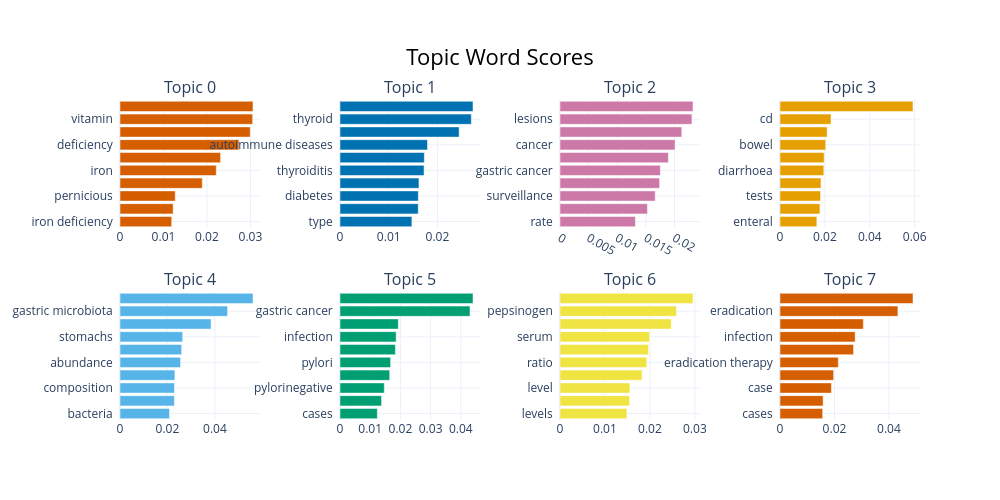

Source (notebook cell):
### Code cell
# Visualise the topics and inspect representative passages
inspect_bertopic(
    passage_model,
    passage_n_topics,
    model_name="Passage"
)

### Figure 1 — Plotly figure (JSON) as saved in the notebook; plotly's stock layout.template omitted (floating-point values rounded to 4 significant figures)
{"data": [{"marker": {"color": "#D55E00"}, "orientation": "h", "type": "bar", "x": [0.01189, 0.01223, 0.01271, 0.01893, 0.02214, 0.02314, 0.02736, 0.02996, 0.03051, 0.03059], "xaxis": "x", "y": ["iron deficiency  ", "cobalamin  ", "pernicious  ", "b12 deficiency  ", "iron  ", "anemia  ", "deficiency  ", "vitamin b12  ", "vitamin  ", "b12  "], "yaxis": "y"}, {"marker": {"color": "#0072B2"}, "orientation": "h", "type": "bar", "x": [0.01475, 0.01607, 0.01608, 0.01621, 0.01725, 0.01731, 0.01796, 0.02445, 0.02695, 0.0273], "xaxis": "x2", "y": ["type  ", "autoimmune thyroid  ", "diabetes  ", "thyroid disease  ", "thyroiditis  ", "vitiligo  ", "autoimmune diseases  ", "diseases  ", "thyroid  ", "disease  "], "yaxis": "y2"}, {"marker": {"color": "#CC79A7"}, "orientation": "h", "type": "bar", "x": [0.01316, 0.01527, 0.01662, 0.01739, 0.01752, 0.01892, 0.02009, 0.02126, 0.02304, 0.02322], "xaxis": "x3", "y": ["rate  ", "endoscopic  ", "surveillance  ", "incidence  ", "gastric cancer  ", "amag  ", "cancer  ", "gc  ", "lesions  ", "risk  "], "yaxis": "y3"}, {"marker": {"color": "#E69F00"}, "orientation": "h", "type": "bar", "x": [0.0164, 0.01779, 0.01808, 0.01826, 0.01951, 0.01967, 0.02036, 0.021, 0.02272, 0.05924], "xaxis": "x4", "y": ["enteral  ", "children  ", "tests  ", "nutritional  ", "diarrhoea  ", "nutrition  ", "bowel  ", "intestinal  ", "cd  ", "malabsorption  "], "yaxis": "y4"}, {"marker": {"color": "#56B4E9"}, "orientation": "h", "type": "bar", "x": [0.02086, 0.02291, 0.02298, 0.02313, 0.02553, 0.02599, 0.02641, 0.03839, 0.04535, 0.05606], "xaxis": "x5", "y": ["bacteria  ", "atrophic gastritis  ", "composition  ", "streptococcus  ", "abundance  ", "diversity  ", "stomachs  ", "bacterial  ", "gastric microbiota  ", "microbiota  "], "yaxis": "y5"}, {"marker": {"color": "#009E73"}, "orientation": "h", "type": "bar", "x": [0.01236, 0.01376, 0.01466, 0.01645, 0.01675, 0.01833, 0.01859, 0.01931, 0.04304, 0.04403], "xaxis": "x6", "y": ["cases  ", "pylori infection  ", "pylorinegative  ", "incidence  ", "pylori  ", "autoimmune gastritis  ", "infection  ", "risk  ", "gastric cancer  ", "cancer  "], "yaxis": "y6"}, {"marker": {"color": "#F0E442"}, "orientation": "h", "type": "bar", "x": [0.01487, 0.01549, 0.01555, 0.01827, 0.01931, 0.01967, 0.01991, 0.02475, 0.0259, 0.02958], "xaxis": "x7", "y": ["levels  ", "ii  ", "level  ", "pgi  ", "ratio  ", "hypergastrinemia  ", "serum  ", "pg  ", "pepsinogen  ", "gastrin  "], "yaxis": "y7"}, {"marker": {"color": "#D55E00"}, "orientation": "h", "type": "bar", "x": [0.01567, 0.01584, 0.01888, 0.01969, 0.0214, 0.02698, 0.0276, 0.0306, 0.0433, 0.04884], "xaxis": "x8", "y": ["cases  ", "therapy  ", "case  ", "pylori gastritis  ", "eradication therapy  ", "pylori eradication  ", "infection  ", "pylori infection  ", "eradication  ", "pylori  "], "yaxis": "y8"}], "layout": {"annotations": [{"font": {"size": 16}, "showarrow": false, "text": "Topic 0", "x": 0.0875, "xanchor": "center", "xref": "paper", "y": 1, "yanchor": "bottom", "yref": "paper"}, {"font": {"size": 16}, "showarrow": false, "text": "Topic 1", "x": 0.3625, "xanchor": "center", "xref": "paper", "y": 1, "yanchor": "bottom", "yref": "paper"}, {"font": {"size": 16}, "showarrow": false, "text": "Topic 2", "x": 0.6375, "xanchor": "center", "xref": "paper", "y": 1, "yanchor": "bottom", "yref": "paper"}, {"font": {"size": 16}, "showarrow": false, "text": "Topic 3", "x": 0.9125, "xanchor": "center", "xref": "paper", "y": 1, "yanchor": "bottom", "yref": "paper"}, {"font": {"size": 16}, "showarrow": false, "text": "Topic 4", "x": 0.0875, "xanchor": "center", "xref": "paper", "y": 0.4, "yanchor": "bottom", "yref": "paper"}, {"font": {"size": 16}, "showarrow": false, "text": "Topic 5", "x": 0.3625, "xanchor": "center", "xref": "paper", "y": 0.4, "yanchor": "bottom", "yref": "paper"}, {"font": {"size": 16}, "showarrow": false, "text": "Topic 6", "x": 0.6375, "xanchor": "center", "xref": "paper", "y": 0.4, "yanchor": "bottom", "yref": "paper"}, {"font": {"size": 16}, "showarrow": false, "text": "Topic 7", "x": 0.9125, "xanchor": "center", "xref": "paper", "y": 0.4, "yanchor": "bottom", "yref": "paper"}], "height": 500, "hoverlabel": {"bgcolor": "white", "font": {"family": "Rockwell", "size": 16}}, "showlegend": false, "title": {"font": {"color": "Black", "size": 22}, "text": "Topic Word Scores", "x": 0.5, "xanchor": "center", "yanchor": "top"}, "width": 1000, "xaxis": {"anchor": "y", "domain": [0, 0.175], "showgrid": true}, "xaxis2": {"anchor": "y2", "domain": [0.275, 0.45], "showgrid": true}, "xaxis3": {"anchor": "y3", "domain": [0.55, 0.725], "showgrid": true}, "xaxis4": {"anchor": "y4", "domain": [0.825, 1], "showgrid": true}, "xaxis5": {"anchor": "y5", "domain": [0, 0.175], "showgrid": true}, "xaxis6": {"anchor": "y6", "domain": [0.275, 0.45], "showgrid": true}, "xaxis7": {"anchor": "y7", "domain": [0.55, 0.725], "showgrid": true}, "xaxis8": {"anchor": "y8", "domain": [0.825, 1], "showgrid": true}, "yaxis": {"anchor": "x", "domain": [0.6, 1], "showgrid": true}, "yaxis2": {"anchor": "x2", "domain": [0.6, 1], "showgrid": true}, "yaxis3": {"anchor": "x3", "domain": [0.6, 1], "showgrid": true}, "yaxis4": {"anchor": "x4", "domain": [0.6, 1], "showgrid": true}, "yaxis5": {"anchor": "x5", "domain": [0, 0.4], "showgrid": true}, "yaxis6": {"anchor": "x6", "domain": [0, 0.4], "showgrid": true}, "yaxis7": {"anchor": "x7", "domain": [0, 0.4], "showgrid": true}, "yaxis8": {"anchor": "x8", "domain": [0, 0.4], "showgrid": true}}}
